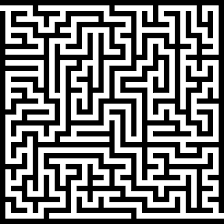
#> input picture maze.png, 224 x 224 px
$ python inputimgmaze.py
#> lines starting #> are read from the running program, lines starting #| are printed output that depends on the picture; after the words box and inside, x2 and y2 are one past the last pixel; in counts of white or black regions, pixels touching at a corner belong together
import matplotlib.animation as animation
import matplotlib.pyplot as plt
import numpy as np
from queue import Queue
from PIL import Image

def load_maze_image(image_path):
    # Open the maze image and convert it to greyscale
#> called with image_path = 'maze.png'
    im = Image.open(image_path).convert('L')
    # Ensure all black pixels are 0 and all white pixels are 1
    binary = im.point(lambda p: p > 128 and 1)
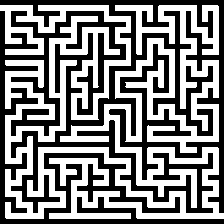
#> binary: PIL image 224x224 L; values 0 (black) and 1 (white), 50.8% white; 2 black regions, box (x1, y1, x2, y2) and area: (0, 0, 224, 213) 14737, (0, 11, 224, 224) 9938
    # Convert to Numpy array
    maze = np.array(binary)
    return maze

def find_start_and_end(maze):
    # Find the start (first open path) and end (last open path)
    start = None
    end = None

    # Locate start point
    for y in range(maze.shape[0]):
        for x in range(maze.shape[1]):
            if maze[y, x] == 0:  # Open path
                start = (y, x)
                break
        if start:
            break

    # Locate end point
    for y in range(maze.shape[0]-1, -1, -1):
        for x in range(maze.shape[1]-1, -1, -1):
            if maze[y, x] == 0:  # Open path
                end = (y, x)
                break
        if end:
            break

    return start, end

def find_path(maze, start, end):
    # BFS algorithm to find the shortest path
    directions = [(0, 1), (1, 0), (0, -1), (-1, 0)]
    visited = np.zeros_like(maze, dtype=bool)
    visited[start] = True
    queue = Queue()
    queue.put((start, []))

    while not queue.empty():
        (node, path) = queue.get()
        for dx, dy in directions:
            next_node = (node[0]+dx, node[1]+dy)
            if (next_node == end):
                return path + [next_node]
            if (next_node[0] >= 0 and next_node[1] >= 0 and
                next_node[0] < maze.shape[0] and next_node[1] < maze.shape[1] and
                maze[next_node] == 0 and not visited[next_node]):
                visited[next_node] = True
                queue.put((next_node, path + [next_node]))

    return None  # Return None if no path is found

def draw_maze(maze, path=None):
    fig, ax = plt.subplots(figsize=(10, 10))

    # Set the border color to black
    fig.patch.set_edgecolor('black')
    fig.patch.set_linewidth(0)

    # Display the maze: walls as black (1) and paths as white (0)
    ax.imshow(maze, cmap='gray', interpolation='nearest')  # Use gray colormap
    ax.set_xticks([])
    ax.set_yticks([])

    # Draw the path if it exists
    if path is not None:
        for (y, x) in path:
            ax.plot(x, y, marker='o', color='white', markersize=5)  # Draw each point of the path

        # Prepare for path animation
        line, = ax.plot([], [], color='white', linewidth=2)

        def init():
            line.set_data([], [])
            return line,

        # Update is called for each path point in the maze
        def update(frame):
            x, y = path[frame]
            line.set_data(*zip(*[(p[1], p[0]) for p in path[:frame+1]]))  # update the data
            return line,

        ani = animation.FuncAnimation(fig, update, frames=range(len(path)), init_func=init, blit=True, repeat=False, interval=200)

    # Draw entry and exit arrows
    ax.arrow(0, 1, .4, 0, fc='green', ec='green', head_width=0.3, head_length=0.3)
    ax.arrow(maze.shape[1] - 1, maze.shape[0] - 2, 0.4, 0, fc='blue', ec='blue', head_width=0.3, head_length=0.3)
    plt.show()

if __name__ == "__main__":
    maze = load_maze_image('maze.png')
    start, end = find_start_and_end(maze)
#> start = (0, 0); end = (223, 223)
    path = find_path(maze, start, end)
    draw_maze(maze, path)
#> in draw_maze, `plt.show()`:
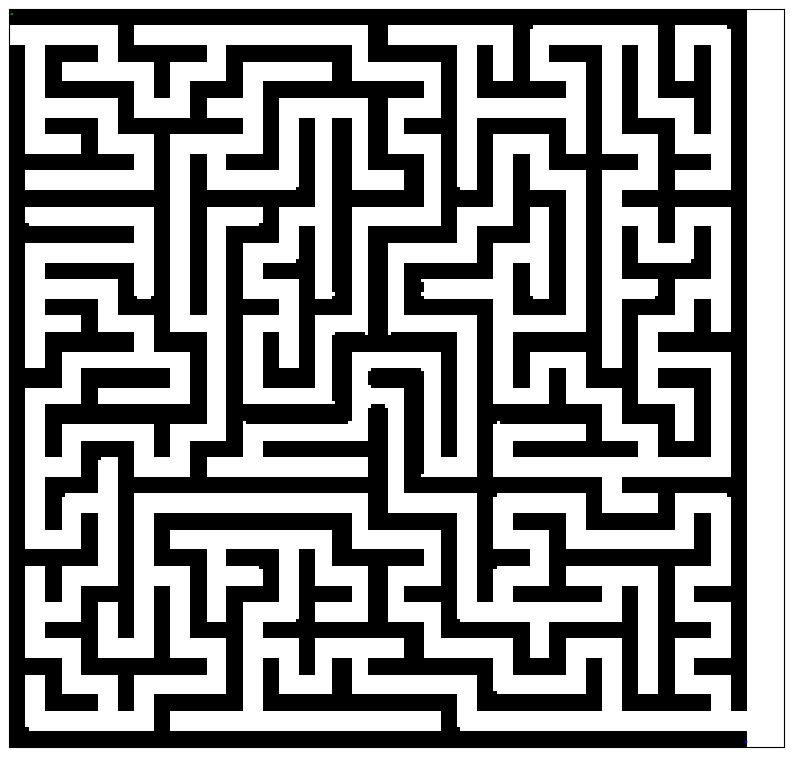
#> figure drawn by matplotlib, 1 panel
